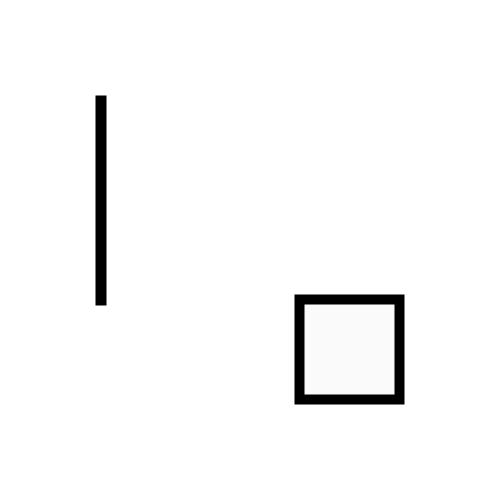
Frame 1 (no input)
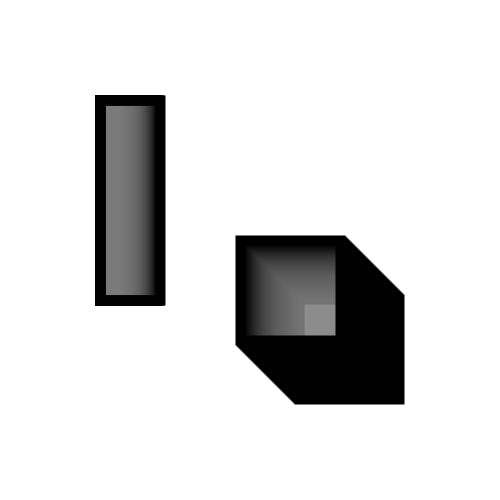
Frame 60 (the mouse pressed at the canvas centre just before this capture)
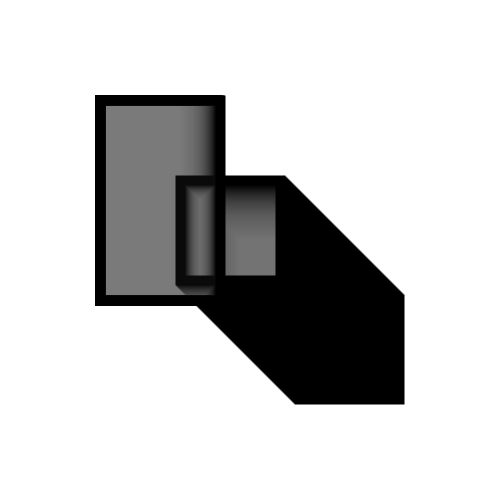
Frame 120 (the mouse held since frame 60 and released just before this capture)

The Processing sketch that drew these frames (run headless with seeded random() and noise(); from frame 60 on, the mouse is pressed at the canvas centre):

// Processing sketch: e03_animacja_ruch
// ── e03_animacja_ruch.pde
void setup() //tu nie stawiac srednika!!!
{
  size(500, 500);
  strokeWeight(10);
  fill(123, 10);
  background(255);
  frameRate(30);
}

void draw()
{
  fill(123, 10);
  rect(300-frameCount, 300-frameCount, 100, 100);
  fill(123, 20);
  rect(100, 100, frameCount, 200);
}
